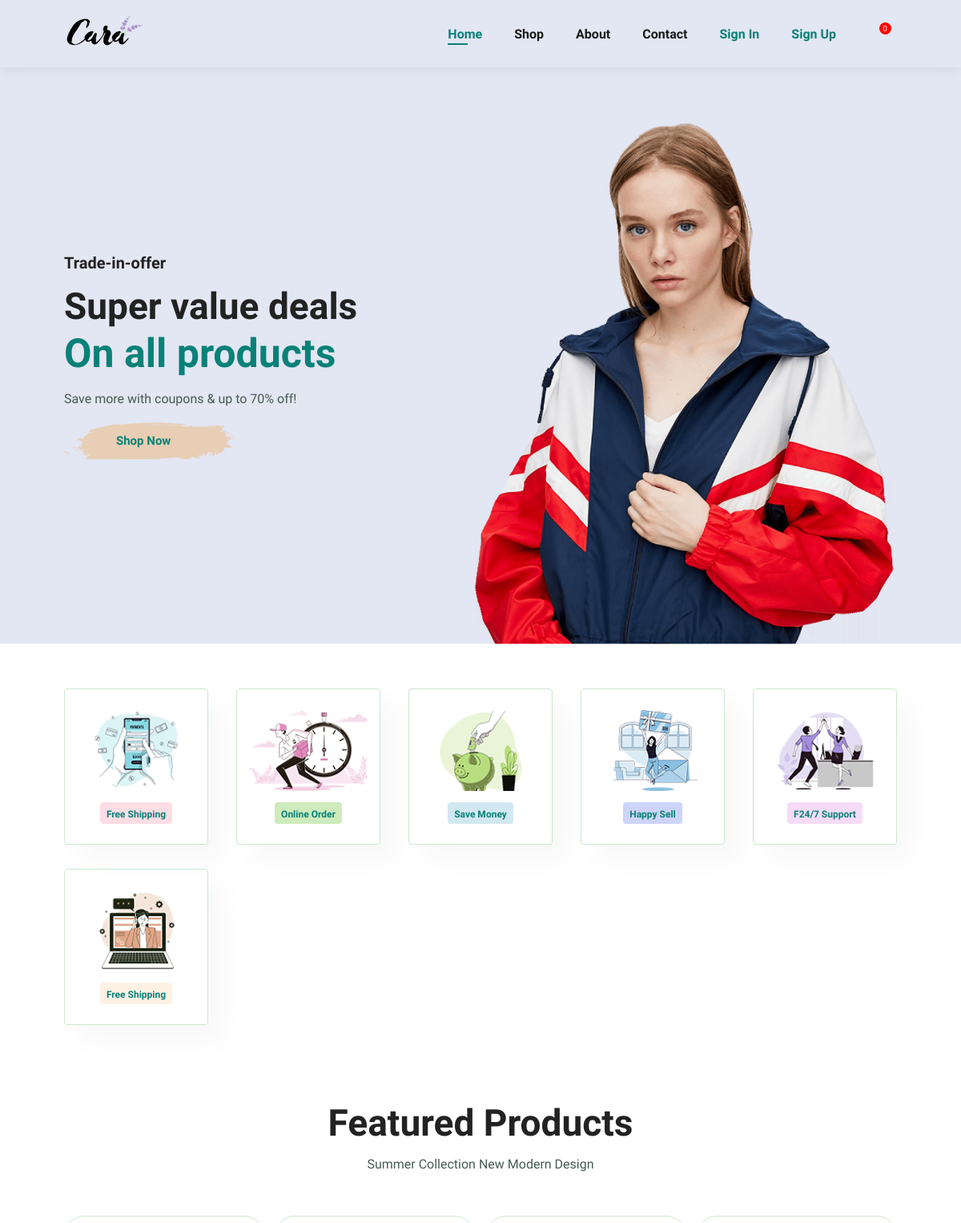
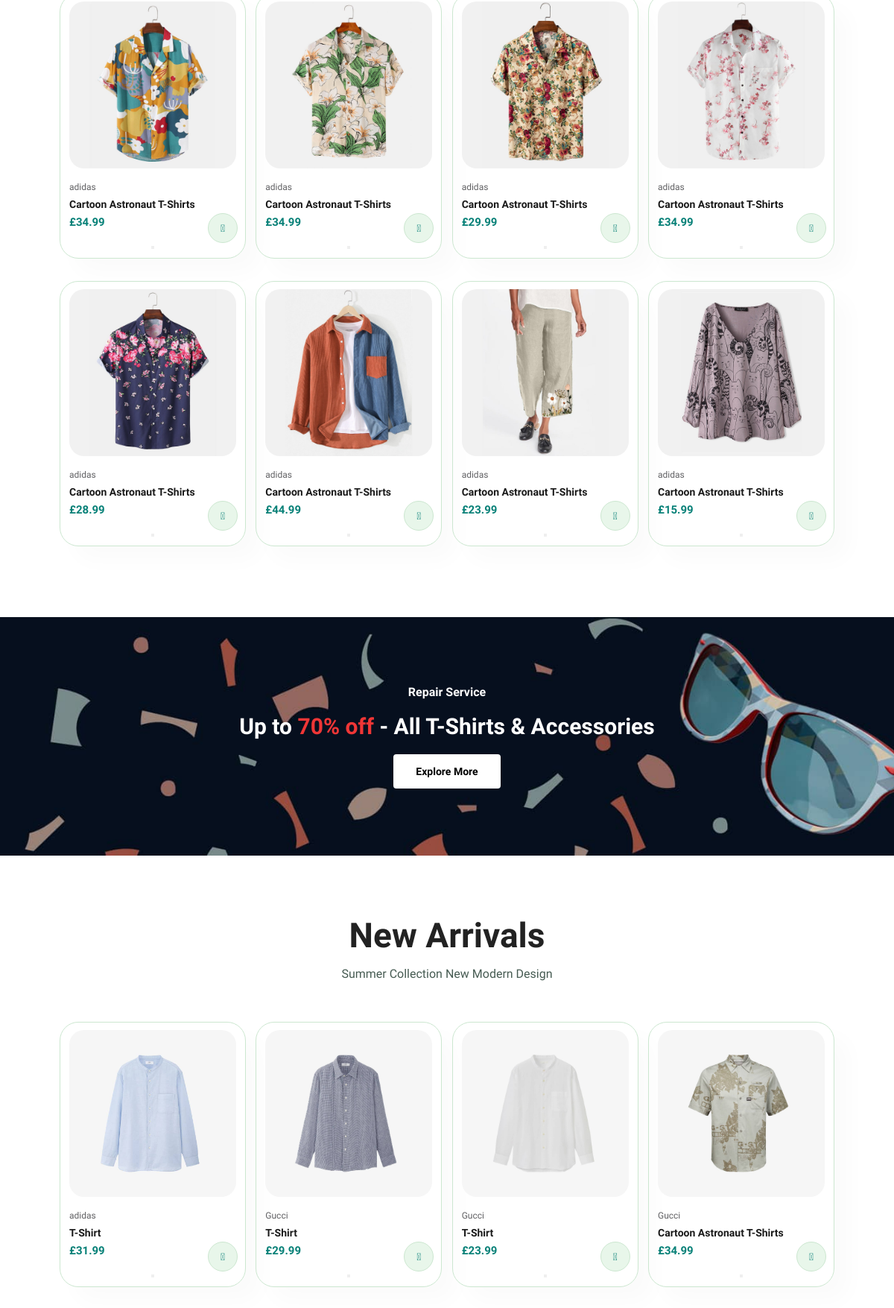
The page / (upper part) on the database its author committed (2 pictures, top to bottom).
### store/models.py (models this page shows, shortened)
class Product(models.Model):
    name = models.CharField(max_length=200, null=True)
    price = models.DecimalField(max_digits=7, decimal_places=2)
    brand = models.CharField(max_length=200, null=True)
    image = models.ImageField(null=True, blank=True)
    price_id = models.CharField(max_length=200)
    @property
    def imageURL(self):
        try:
            url = self.image.url
        except:
            url = ''
        return url

### store/views.py (the view)
# urls.py: 2. Add a URL to urlpatterns:  path('', views.home, name='home')
def home(request):
    featured_products = Product.objects.filter(image__istartswith='f')
    new_products = Product.objects.filter(image__istartswith='n')
    guest_data = cart_data(request)
    cart_items = guest_data['cart_items']
    context = {
        'featured_products': featured_products,
        'new_products': new_products,
        'cart_items' : cart_items,
    }
    return render(request, 'store/home.html', context)

### store/utils.py (called while the page is built, shortened)
def guest_cart(request):
    try:
        cart = json.loads(request.COOKIES['cart'])
    except:
        cart = {}
    items=[]
    order = {
        'get_cart_total': 0,
        'get_cart_items': 0,
    }
    cart_items = order['get_cart_items']
    guest_data = {
        'items': items,
        'order': order,
        'cart_items': cart_items,
    }
    return guest_data

def cart_data(request):
    if request.user.is_authenticated:
        customer = request.user.customer
        order, created = Order.objects.get_or_create(customer=customer, complete=False)
        items = order.orderitem_set.all()
        cart_items = order.get_cart_items
    else:
        guest_data = guest_cart(request)
        cart_items = guest_data['cart_items']
        order = guest_data['order']
        items = guest_data['items']
    data = {
        'items': items,
        'order': order,
        'cart_items': cart_items,
    }
    return data

### store/templates/store/home.html (shortened to what this page needs)
{% extends 'store/base.html' %}
{% load static %}
{% block content %}
<section id="hero">
    <h4>Trade-in-offer</h4>
    <h2>Super value deals</h2>
    <h1>On all products</h1>
    <p>Save more with coupons & up to 70% off!</p>
    <button><a href="{% url 'shop' %}">Shop Now</a></button>
  </section>
<section id="feature" class="section-p1"></section>
<section id="product1" class="section-p1">
  <h2>Featured Products</h2>
  <p>Summer Collection New Modern Design</p>
  <div class="pro-container">
    {% for product in featured_products %}
      <div class="pro">
        <img src="{{ product.imageURL }}" alt="" />
        <div class="des">
          <span>{{product.brand}}</span>
          <h5>{{product.name}}</h5>
          <h4>£{{product.price|floatformat:2}}</h4>
        </div>
        <button data-product={{product.id}} data-action="add" class="update-cart"><i class="fal fa-shopping-cart cart"></i></button>
      </div>
    {% endfor %}
  </div>
</section>
<section id="banner" class="section-m1">
  <h4>Repair Service</h4>
  <h2>Up to <span>70% off</span> - All T-Shirts & Accessories</h2>
  <button class="normal">Explore More</button>
</section>
<section id="product1" class="section-p1">
  <h2>New Arrivals</h2>
      <p>Summer Collection New Modern Design</p>
      <div class="pro-container">
        {% for product in new_products %}
          <div class="pro">
            <img src="{{ product.imageURL }}" alt="" />
            <div class="des">
              <span>{{product.brand}}</span>
              <h5>{{product.name}}</h5>
              <h4>£{{ product.price|floatformat:2 }}</h4>
            </div>
            <button data-product={{product.id}} data-action="add" class="update-cart"><i class="fal fa-shopping-cart cart"></i></button>
          </div>
        {% endfor %}
      </div>
</section>
{% endblock %}

### static/css/style.css (style rules this page uses)
* { margin: 0; padding: 0; box-sizing: border-box; font-family: "Spartan", sans-serif; }
html { scroll-behavior: smooth; }
h1 { font-size: 50px; line-height: 64px; color: #222; }
h2 { font-size: 46px; line-height: 54px; color: #222; }
h4 { font-size: 20px; color: #222; }
p { font-size: 16px; color: #465b52; margin: 15px 0 20px 0; }
a { text-decoration: none; color: #fff }
.section-p1 { padding: 40px 80px; }
.section-m1 { margin: 40px 0; }
button.normal { font-size: 14px; font-weight: 600; padding: 15px 30px; color: #000; background-color: #fff; border-radius: 4px; cursor: pointer; border: none; outline: none; transition: 0.2s; }
body { width: 100%; }
#hero button a { color: #088178; }
#hero { height: 90vh; width: 100%; background-size: cover; background-position: top 25% right 0; padding: 0 80px; display: flex; flex-direction: column; align-items: flex-start; justify-content: center; }
#hero h4 { padding-bottom: 15px; }
#hero h1 { color: #088178; }
#hero button { background-color: transparent; color: #088178; border: 0; padding: 14px 80px 14px 65px; background-repeat: no-repeat; cursor: pointer; font-weight: 700; font-size: 15px; }
#feature { display: flex; align-items: center; justify-content: space-between; flex-wrap: wrap; }
#product1 { text-align: center; }
#product1 .pro-container { display: flex; justify-content: space-between; padding-top: 20px; flex-wrap: wrap; }
#product1 .pro { width: 23%; min-width: 250px; padding: 10px 12px; border: 1px solid #cce7d0; border-radius: 25px; cursor: pointer; box-shadow: 20px 20px 30px rgba(0, 0, 0, 0.02); margin: 15px 0; transition: 0.2s ease; position: relative; }
#product1 .pro img { width: 100%; border-radius: 20px; }
#product1 .pro .des { text-align: start; padding: 10px 0; }
#product1 .des span { color: #606063; font-size: 12px; }
#product1 .des h5 { padding-top: 7px; color: #1a1a1a; font-size: 14px; }
#product1 .pro .des h4 { padding-top: 7px; font-size: 15px; font-weight: 700; color: #088178; }
#product1 .pro .cart { width: 40px; height: 40px; line-height: 40px; border-radius: 50px; background-color: #e8f6ea; font-weight: 500; color: #088178; border: 1px solid #cce7d0; position: absolute; bottom: 20px; right: 10px; }
#banner { display: flex; flex-direction: column; justify-content: center; align-items: center; width: 100%; height: 40vh; background-size: cover; background-position: center; }
#banner h4 { color: #fff; font-size: 16px; }
#banner h2 { color: #fff; font-size: 30px; padding: 10px 0; }
#banner h2 span { color: #ef3636; }

### rows shown on the page
Product: imageURL (picture), brand "adidas", name "Cartoon Astronaut T-Shirts", price "34.99"
Product: imageURL (picture), brand "adidas", name "Cartoon Astronaut T-Shirts", price "34.99"
Product: imageURL (picture), brand "adidas", name "Cartoon Astronaut T-Shirts", price "29.99"
Product: imageURL (picture), brand "adidas", name "Cartoon Astronaut T-Shirts", price "34.99"
Product: imageURL (picture), brand "adidas", name "Cartoon Astronaut T-Shirts", price "28.99"
Product: imageURL (picture), brand "adidas", name "Cartoon Astronaut T-Shirts", price "44.99"
Product: imageURL (picture), brand "adidas", name "Cartoon Astronaut T-Shirts", price "23.99"
Product: imageURL (picture), brand "adidas", name "Cartoon Astronaut T-Shirts", price "15.99"
Product: imageURL (picture), brand "adidas", name "T-Shirt", price "31.99"
Product: imageURL (picture), brand "Gucci", name "T-Shirt", price "29.99"
Product: imageURL (picture), brand "Gucci", name "T-Shirt", price "23.99"
Product: imageURL (picture), brand "Gucci", name "Cartoon Astronaut T-Shirts", price "34.99"

### other values the page prints
{{ cart_items }} "0"
